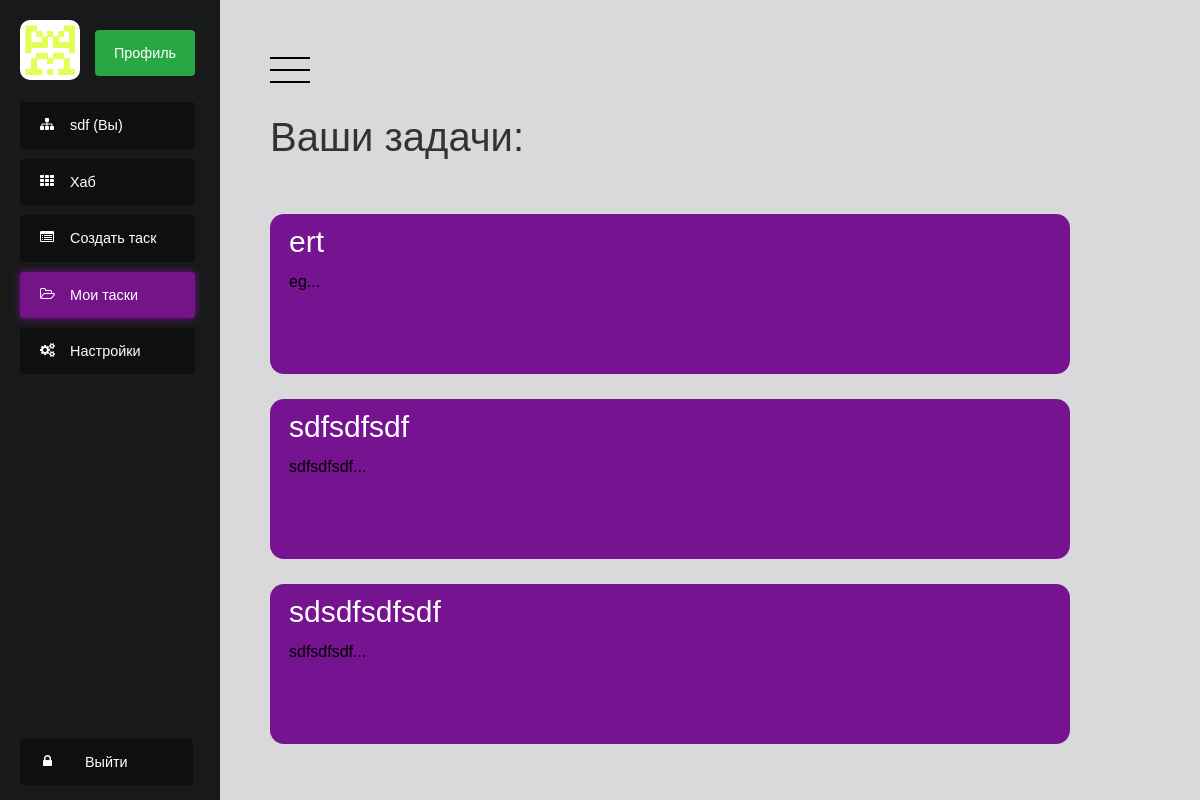
The page /tasks (signed in) on the database its author committed.
### codev_app/models.py (models this page shows, shortened)
class User(AbstractBaseUser):
    email = models.EmailField(_('email'), unique=True)
    first_name = models.CharField(_('name'), max_length=30, blank=True)
    last_name = models.CharField(_('surname'), max_length=30, blank=True)
    nickname = models.CharField(max_length=30, unique=True)
    bio = models.TextField(max_length=500, blank=True)
    location = models.CharField(max_length=30, blank=True)
    date_joined = models.DateTimeField(_('registered'), auto_now_add=True)
    is_active = models.BooleanField(_('is_active'), default=True)
    avatar = models.ImageField(upload_to='users/avatars/', null=True, blank=True)
    is_superuser = models.BooleanField(default=False)
    objects = UserManager()
    USERNAME_FIELD = 'nickname'
    REQUIRED_FIELDS = [first_name, last_name, nickname, email]
    class Meta:
        verbose_name = _('user')
        verbose_name_plural = _('users')

class Task(models.Model):
    idea = models.CharField(max_length=200)
    body = models.TextField(max_length=20000)
    simple_about = models.TextField(max_length=100, default='Краткое описание')
    creation_date = models.DateTimeField(default=datetime.datetime.now())
    author = models.ForeignKey(to=User, blank=True, on_delete=models.CASCADE, null=True)

### codev_app/views.py (the view)
# urls.py: path('tasks', my_tasks),
@login_required
def my_tasks(request):
    context = get_context(request, 'tasks')
    tasks = Task.objects.filter(author=request.user)
    for t in range(len(tasks)):
        tasks[t].body = tasks[t].body[0:2000]
    context.update({'tasks': tasks, 'len':len(tasks)})
    return render(request, 'tasks.html', context)

### codev_app/views.py (called while the page is built)
def get_context(request, pagename):
    context = {
        'pagename': pagename,
        'user': request.user,
        'registerform': RegistrationForm(request.POST)
    }
    if request.user.is_authenticated:
        context.update({'avatar': request.user.avatar})
    return context

### templates/tasks.html (shortened to what this page needs)
<!DOCTYPE html>
<html lang="en">
<head>
    <link rel="stylesheet" type="text/css" href="/static/modern_style.css">
</head>
<body>
{% include 'patterns/modern_menu.html' %}
<h1>Ваши задачи:</h1>
<ul class="tasks">
    {% for task in tasks %}
          <a href="/task/{{ task.id }}" style="width: 53em;"><div class="task">
          <h1>{{ task.idea }}</h1>
          <p>{{ task.body }}...</p>
           </div></a>
    {% endfor %}
</ul>
{% include 'patterns/modern_footer.html' %}
</html>

### templates/patterns/modern_menu.html (shortened to what this page needs)
<head>
</head>
<div class="wrapper">
  <div class="sidebar" style="position: fixed;">
    <ul class="nav">
      <img class="avatar" src="{{ MEDIA_URL }}{{ avatar }}">
       <li class="profile"><a class="profile-button" href = "/profile/{{ user }}"><p> Профиль </p></a></li>
       <li><a {% if pagename == 'profile' %}class="active"{% endif %} href = "/profile/{{ user }}"> {{ user }} (Вы) </a></li>
      <li><a {% if pagename == 'hab' %}class="active"{% endif %} href="/">Хаб</a></li>
      <li><a {% if pagename == 'make_task' %}class="active"{% endif %} href="/add_task">Создать таск</a></li>
      <li><a {% if pagename == 'tasks' %}class="active"{% endif %} href="/tasks">Мои таски</a></li>
      <li><a {% if pagename == 'settings' %}class="active"{% endif %}>Настройки</a></li>
      <li><a class="logout" href="/u/logout/">Выйти</a></li>
    </ul>
  </div>
  <div class="content isOpen">
          <a class="button">
      <svg xmlns="http://www.w3.org/2000/svg" viewBox="0 0 100 100">
        <line x1="0" y1="20" x2="100" y2="20" />
        <line x1="0" y1="50" x2="100" y2="50" />
        <line x1="0" y1="80" x2="100" y2="80" />
      </svg>
    </a>

### static/modern_style.css (style rules this page uses)
*, *:after, *:before { box-sizing: border-box; padding: 0; margin: 0; transition: .5s ease-in-out; }
a { text-decoration: none; }
html, body { height: 100%; width: 100%;content isOpen font-family: 'Montserrat', sans-serif; -webkit-font-smoothing: antialiased; font-smoothing: antialiased; background-color: #2a313d; }
body { font: 500 .9rem/1 'Avenir Next', sans-serif; color: #333; background: rgb(45,48,58); }
.wrapper { display: flex; min-height: 100%; height:auto; background-color: #181919; margin:0 auto; width:auto; }
.sidebar { position: absolute; width: 220px; padding: 20px; }
.content { flex: 1; padding: 50px; background: #d9d9db; transform: translateX(0); transition: transform .3s; margin:0 auto; min-width:940px; width:auto; }
.content.isOpen { transform: translateX(220px); }
.button { cursor: pointer; }
.button svg { width: 40px; }
h1 { margin-top: 25px; font-size: 40px; font-weight: 400; }
.nav { list-style: none; }
.nav li a { background: #0e0f0f; margin-top: 10px; position: relative; display: block; margin-bottom: 5px; padding: 16px 0 16px 50px; color: #fff; border-radius: 4px; -webkit-transition-duration: 0.4s; transition-duration: 0.5s; transition: all .2s ease-in-out; cursor: pointer; }
.nav li a.logout { padding: 16px 65px 16px 65px; position: absolute; bottom: 10px; }
.nav li a.active { background-color: #751389; box-shadow: 0px 0px 8px #751390; }
.nav li a::before { font: 14px fontawesome; position: absolute; top: 15px; left: 20px; }
.nav li:nth-child(3) a::before { content: '\f0e8'; }
.nav li:nth-child(4) a::before { content: '\f00a'; }
.nav li:nth-child(5) a::before { content: '\f022'; }
.nav li:nth-child(6) a::before { content: '\f115'; }
.nav li:nth-child(7) a::before { content: '\f085'; }
.nav li:nth-child(8) a::before { content: '\f023'; left: 23px; }
.tasks { display: compact; margin-top: 30px; border-radius: 15px; background: transparent; min-height: 80px; padding-top: 1px; }
.tasks a { margin-top: 10px; color: black; float: left; }
.task h1 { margin-top: 1px; margin-bottom: 0.5em; font-size: 30px; text-align-all: left; float: left; }
.task p { margin-top: 3em; padding-bottom: 0.5em; text-align: left; color: black; overflow-wrap: break-spaces; }
.task { width: 50em; position: relative; min-height: 10em; text-align: center; background: #751390; color: #fff; margin-top: 2%; margin-right: 100px; font-size: 16px; padding: 12px 19px; line-height: 1; border-color: transparent; border-radius: 14px; -webkit-transition-duration: 0.4s; transition-duration: 0.5s; transition: all .2s ease-in-out; cursor: pointer; z-index: 50; }
.avatar { margin-bottom: 10px; height: 60px; width: 60px; -webkit-border-radius: 10px; -moz-border-radius: 10px; border-radius: 10px; cursor: pointer; }
.profile { float: right; text-align-all: center; }
.wrapper .nav .profile a { width: 100px; text-align: center; float: left; }
.sidebar { height: 100%; width: 215px; text-align: left; float: left; }
.profile p { text-align: center; margin-left: -50px; }
.nav li a.profile-button { background-color: #28a745; }
:root { --gutterSm: 0.4rem; --gutterMd: 0.8rem; --gutterLg: 1.6rem; --gutterXl: 2.4rem; --gutterXx: 7.2rem; --colorPrimary400: #7e57c2; --colorPrimary600: #5e35b1; --colorPrimary800: #4527a0; --fontFamily: "Dosis", sans-serif; --fontSizeSm: 1.2rem; --fontSizeMd: 1.6rem; --fontSizeLg: 2.1rem; --fontSizeXl: 2.8rem; --fontSizeXx: 3.6rem; --lineHeightSm: 1.1; --lineHeightMd: 1.8; --transitionDuration: 300ms; --transitionTF: cubic-bezier(0.645, 0.045, 0.355, 1); --inputPaddingV: var(--gutterMd); --inputPaddingH: var(--gutterLg); --inputFontSize: var(--fontSizeLg); --inputLineHeight: var(--lineHeightMd); --labelScaleFactor: 0.8; --labelDefaultPosY: 50%; --labelTransformedPosY: calc( (var(--labelDefaultPosY)) - (var(--inputPaddingV) * var(--labelScaleFactor)) - (var(--inputFontSize) * var(--inputLineHeight)) ); --inputTransitionDuration: var(--transitionDuration); --inputTransitionTF: var(--transitionTF); }
*, *::before, *::after { box-sizing: border-box; }
html, body { max-width: 100%; overflow-x: hidden; }

### rows shown on the page
User: avatar (picture), nickname "sdf"
Task: idea "ert", body "eg"
Task: idea "sdfsdfsdf", body "sdfsdfsdf"
Task: idea "sdsdfsdfsdf", body "sdfsdfsdf"
